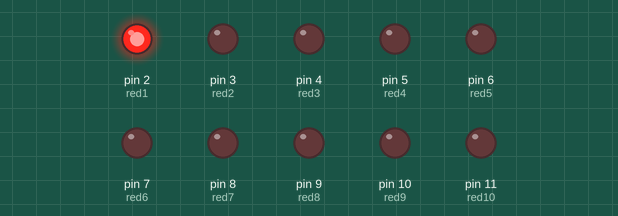
This sketch was run on a simulated Arduino Uno, built with avr-gcc and run on an emulated ATmega328P. Shown: output pins drawn as LEDs (lit = HIGH).

Above: at 0.2 s.
At 2.2 s:
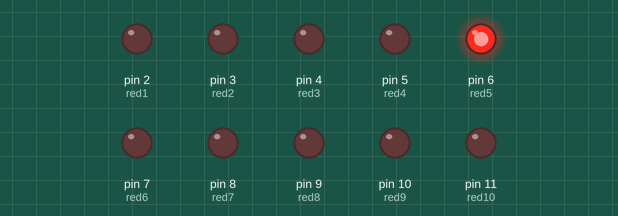
At 3.7 s:
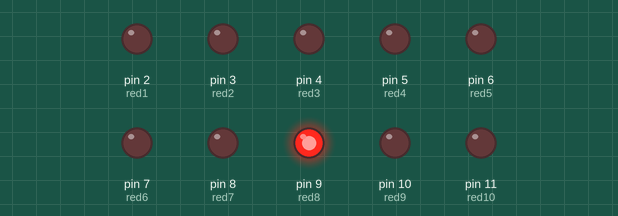
At 5.0 s:
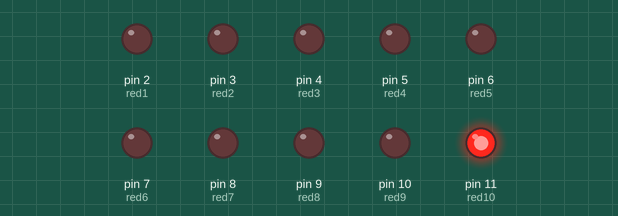
At 8.7 s:
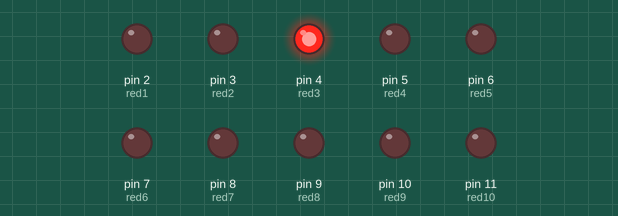
At 12.7 s:
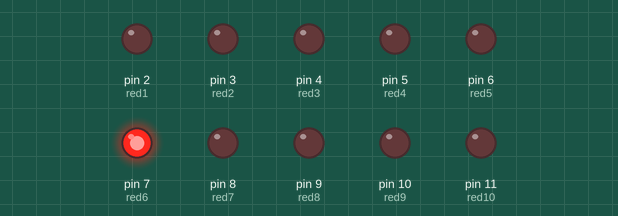
Timing chart, 0 to 13.0 s (numbered marks = the images above):
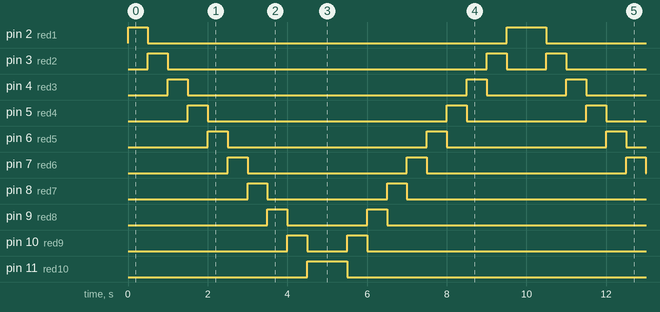

Measured:
- by itself, pin 2 (red1): repeats every 10.0 s: LOW 9.0 s, HIGH 1.0 s
- by itself, pin 3 (red2): repeats every 10.0 s: LOW 8.0 s, HIGH 0.50 s, LOW 1.0 s, HIGH 0.50 s
- by itself, pin 4 (red3): repeats every 10.0 s: LOW 7.0 s, HIGH 0.50 s, LOW 2.0 s, HIGH 0.50 s
- by itself, pin 5 (red4): repeats every 10.0 s: LOW 6.0 s, HIGH 0.50 s, LOW 3.0 s, HIGH 0.50 s
- by itself, pin 6 (red5): repeats every 10.0 s: LOW 5.0 s, HIGH 0.50 s, LOW 4.0 s, HIGH 0.50 s
- by itself, pin 7 (red6): repeats every 10.0 s: LOW 4.0 s, HIGH 0.50 s, LOW 5.0 s, HIGH 0.50 s
- by itself, pin 8 (red7): repeats every 10.0 s: LOW 3.0 s, HIGH 0.50 s, LOW 6.0 s, HIGH 0.50 s
- by itself, pin 9 (red8): repeats every 10.0 s: LOW 2.0 s, HIGH 0.50 s, LOW 7.0 s, HIGH 0.50 s

The sketch:

sketch_apr14a.ino
```cpp
/*
Fundacion Kinal
Centro Educativo Tecnico Laboral
Electronica
Grado: Quinto
Seccion: A
Cuerso: Taller de Electronica Digital y Reparacion de
Computadoras I
Nombre: Jose Sebastian Bocaletti Aguilar
Carnet: 2022235
*/
#define red1 2
#define red2 3
#define red3 4
#define red4 5
#define red5 6
#define red6 7
#define red7 8
#define red8 9
#define red9 10
#define red10 11

void setup() {


  pinMode(2,OUTPUT);
  pinMode(3,OUTPUT);
  pinMode(4,OUTPUT);
  pinMode(5,OUTPUT);
  pinMode(6,OUTPUT);
  pinMode(7,OUTPUT);
  pinMode(8,OUTPUT);
  pinMode(9,OUTPUT);
  pinMode(10,OUTPUT);
  pinMode(11,OUTPUT);
}

void loop() {
  digitalWrite(red1,HIGH);
  delay(500);
  digitalWrite(red1,LOW);
  digitalWrite(red2,HIGH);
  delay(500);
  digitalWrite(red2,LOW);
  digitalWrite(red3,HIGH);
  delay(500);
  digitalWrite(red3,LOW);
  digitalWrite(red4,HIGH);
  delay(500);
  digitalWrite(red4,LOW);
  digitalWrite(red5,HIGH);
  delay(500);
  digitalWrite(red5,LOW);
  digitalWrite(red6,HIGH);
  delay(500);
  digitalWrite(red6,LOW);
  digitalWrite(red7,HIGH);
  delay(500);
  digitalWrite(red7,LOW);
  digitalWrite(red8,HIGH);
  delay(500);
  digitalWrite(red8,LOW);
  digitalWrite(red9,HIGH);
  delay(500);
  digitalWrite(red9,LOW);
  digitalWrite(red10,HIGH);
  delay(500);
  digitalWrite(red10,LOW);


  digitalWrite(red10,HIGH);
  delay(500);
  digitalWrite(red10,LOW);
  digitalWrite(red9,HIGH);
  delay(500);
  digitalWrite(red9,LOW);
  digitalWrite(red8,HIGH);
  delay(500);
  digitalWrite(red8,LOW);
  digitalWrite(red7,HIGH);
  delay(500);
  digitalWrite(red7,LOW);
  digitalWrite(red6,HIGH);
  delay(500);
  digitalWrite(red6,LOW);
  digitalWrite(red5,HIGH);
  delay(500);
  digitalWrite(red5,LOW);
  digitalWrite(red4,HIGH);
  delay(500);
  digitalWrite(red4,LOW);
  digitalWrite(red3,HIGH);
  delay(500);
  digitalWrite(red3,LOW);
  digitalWrite(red2,HIGH);
  delay(500);
  digitalWrite(red2,LOW);
  digitalWrite(red1,HIGH);
  delay(500);
  digitalWrite(red1,LOW);


}
```
